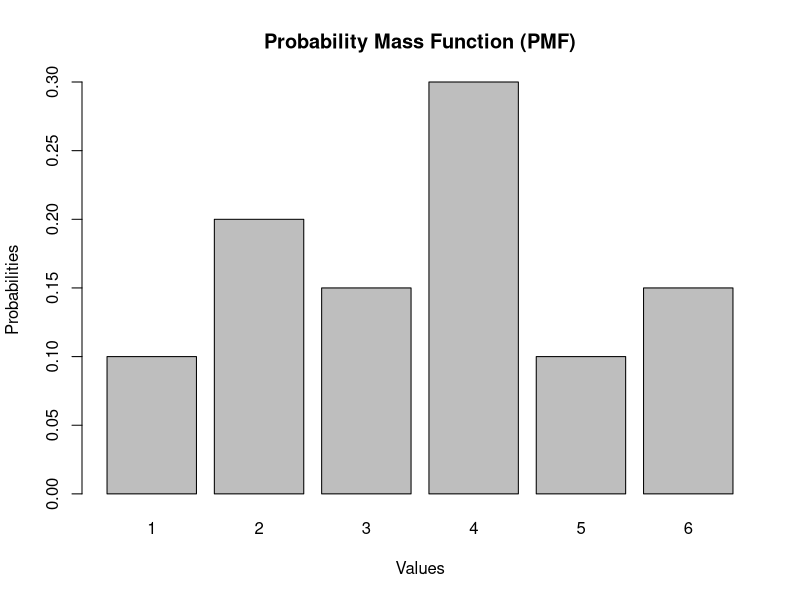

Generate this figure with R:
# Define the probabilities for each value
pmf <- c(0.1, 0.2, 0.15, 0.3, 0.1, 0.15)

# Example probabilities for values 1 to 6
# Set the corresponding values
values <- 1:6

# Print the PMF
print(pmf)

# Print the values
print(values)

# Calculate the mean
mean_value <- sum(pmf * values)
print(paste("Mean:", mean_value))

# Calculate the variance
var_value <- sum(pmf * (values - mean_value)^2)
print(paste("Variance:", var_value))

# Plot the PMF
barplot(pmf, names.arg = values, xlab = "Values", ylab = "Probabilities", main = "Probability Mass Function (PMF)")